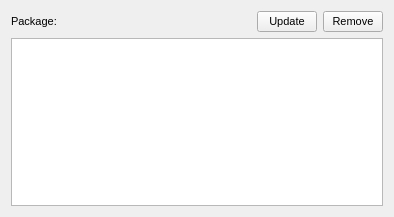
<?xml version="1.0" encoding="UTF-8"?>
<ui version="4.0">
 <class>GraphicViewPackage</class>
 <widget class="QFrame" name="GraphicViewPackage">
  <property name="geometry">
   <rect>
    <x>0</x>
    <y>0</y>
    <width>394</width>
    <height>217</height>
   </rect>
  </property>
  <property name="windowTitle">
   <string>Frame</string>
  </property>
  <layout class="QVBoxLayout" name="verticalLayout">
   <item>
    <layout class="QHBoxLayout" name="horizontalLayout">
     <item>
      <widget class="QLabel" name="label_NamePackageGrView">
       <property name="font">
        <font>
         <pointsize>8</pointsize>
        </font>
       </property>
       <property name="text">
        <string>Package:</string>
       </property>
      </widget>
     </item>
     <item>
      <spacer name="horizontalSpacer">
       <property name="orientation">
        <enum>Qt::Horizontal</enum>
       </property>
       <property name="sizeHint" stdset="0">
        <size>
         <width>40</width>
         <height>20</height>
        </size>
       </property>
      </spacer>
     </item>
     <item>
      <widget class="QPushButton" name="pushButton_Update_PackageGrView">
       <property name="minimumSize">
        <size>
         <width>60</width>
         <height>21</height>
        </size>
       </property>
       <property name="maximumSize">
        <size>
         <width>60</width>
         <height>21</height>
        </size>
       </property>
       <property name="font">
        <font>
         <pointsize>8</pointsize>
        </font>
       </property>
       <property name="text">
        <string>Update</string>
       </property>
      </widget>
     </item>
     <item>
      <widget class="QPushButton" name="pushButton_Remove_PackageGrView">
       <property name="minimumSize">
        <size>
         <width>60</width>
         <height>21</height>
        </size>
       </property>
       <property name="maximumSize">
        <size>
         <width>60</width>
         <height>21</height>
        </size>
       </property>
       <property name="font">
        <font>
         <pointsize>8</pointsize>
        </font>
       </property>
       <property name="text">
        <string>Remove</string>
       </property>
      </widget>
     </item>
    </layout>
   </item>
   <item>
    <widget class="QTreeView" name="treeView_PackageView">
     <property name="font">
      <font>
       <pointsize>8</pointsize>
      </font>
     </property>
     <attribute name="headerVisible">
      <bool>false</bool>
     </attribute>
    </widget>
   </item>
  </layout>
 </widget>
 <resources/>
 <connections/>
</ui>
